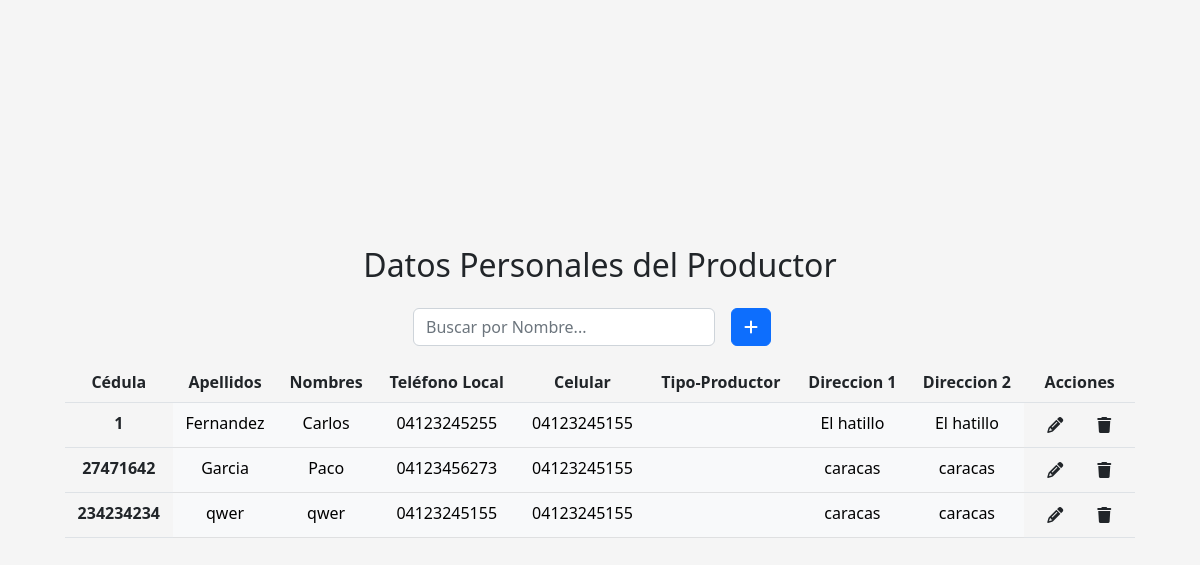
The page /productor on the database its author committed.
### model.py (models this page shows, shortened)
class Productor(db.Base):
    __tablename__ = 'productor'
    id = Column(Integer, primary_key=True)
    nombres = Column(String, nullable=False)
    apellidos = Column(String, nullable=False)
    telefonoCelular = Column(String, nullable=False)
    telefonoLocal = Column(String, nullable=True)
    direccion = Column(String, nullable=False)
    tipo = Column(Integer, ForeignKey("tipoproductor.id"))

### app.py (the view)
@app.route('/productor',methods=['GET','POST','PUT'])
def productor():
    if request.method=='POST':
        new_prod = db1.session.query(Productor).filter_by(nombres = request.form['nombres']).first()
        if new_prod == None:
            agregarProductor(request.form["id"],
                            request.form["nombres"],
                            request.form["apellidos"],
                            request.form["telefonoCelular"],
                            request.form["telefonoLocal"],
                            request.form["direccion"],
                            request.form["tipo"],)
            productores = obtenerProductores()
            tipos = obtenerTiposProductores()
            return render_template('productor.html',productores=productores, tipos=tipos)
        else:
            flash("Este producto ya existe ")
            productores = obtenerProductores()
            tipos = obtenerTiposProductores()
            return render_template('productor.html',productores=productores, tipos=tipos)
    else:
        productores = obtenerProductores()
        tipos = obtenerTiposProductores()
        return render_template('productor.html',productores=productores, tipos=tipos)

### app.py (called while the page is built)
def obtenerProductores():
    productores = db1.session.query(Productor).filter_by().all()
    return productores

def obtenerTiposProductores():
    tiposProductores = db1.session.query(TipoProductor).filter_by().all()
    return tiposProductores

### templates/productor.html (shortened to what this page needs)
{% extends './home.html' %}
{% block customCSS %}
<link rel="stylesheet" href="{{ url_for('static',filename='css/login.css') }}">
{% endblock %}
{% block body %}
<h2 class="mb-3 fade-in">Datos Personales del Productor</h2>
<div class="row justify-content-md-center fade-in">
    <div class="col-12 col-md-4 d-flex justify-content-end">
          <input type="text" class="form-control my-2 search" id="myInput" onkeyup="search()" placeholder="Buscar por Nombre...">
          <button type="button" class="btn btn-primary my-2 mx-3" data-bs-toggle="modal" data-bs-target="#AgregarProductor">
            <i class="fa-solid fa-plus"></i>
          </button>
    </div>
</div>
{%if productores%}
    <div class="row justify-content-md-center fade-in">
      <div class="col-12 col-md-11 table-responsive">
        <table class="table mt-2 table-hover" id = "productores">
          <thead>
            <th scope="col">Cédula</th>
            <th scope="col">Apellidos</th>
            <th scope="col">Nombres</th>
            <th scope="col">Teléfono Local</th>
            <th scope="col">Celular</th>
            <th scope="col">Tipo-Productor</th>
            <th scope="col">Direccion 1</th>
            <th scope="col">Direccion 2</th>
            <th scope="col">Acciones</th>
          </thead>
          <tbody>
            {%for productor in productores%}
            <tr class=" deleteOut tdEdit">
                <th scope="row">{{productor.id}}</th>
                <td class="table-light tdEdit" type="username" id="apellidos">{{productor.apellidos}}</td>
                <td class="table-light tdEdit" type="username" id="nombre">{{productor.nombres}}</td>
                <td class="table-light tdEdit" type="username" id="apellidos">{{productor.telefonoLocal}}</td>
                <td class="table-light tdEdit" type="username" id="apellidos">{{productor.telefonoCelular}}</td>
                <td class="table-light tdEdit" type="username" id="apellidos" value="{{productor.tipo}}"></td>
                <td class="table-light tdEdit" type="username" id="apellidos">{{productor.direccion}}</td>
                <td class="table-light tdEdit" type="username" id="apellidos">{{productor.direccion}}</td>
                <td >
                    <div class="cont">
                      <button id="editbtn" method="POST" class="edit pencil btn" role="button"
                        data-bs-toggle="modal" data-bs-target="#EditarUsuario" onclick="handleEdit()">
                        <div>
                          <i class="fa-solid fa-pencil"></i>
                        </div>
                      </button>
                      <form name="ID" action="/productor/delete" method="POST" class="edit trash btn" role="button" onclick="handleDelete();">
                        <div >
                          <i class="fa-solid fa-trash"></i>
                        </div>
                      </form>
                    </div>
                  </td>
            </tr>
            {%endfor%}
          </tbody>
        </table>
      </div>
    </div>
{%endif%}
{% endblock %}

### static/css/login.css (style rules this page uses)
html, body { height: 100%; }
body { display: flex; align-items: center; background-color: #f5f5f5; }
.cont { display: flex; flex: 0 0 auto; justify-content: center; padding: 0px; margin: -5px; }
form.edit { display: flex !important; flex: 0 0 auto !important; width: 40% !important; justify-content: center !important; padding: 6px 20px !important; border-radius: 40rem !important; }
button.edit { display: flex !important; flex: 0 0 auto !important; width: 40% !important; justify-content: center !important; padding: 6px 7px !important; border-radius: 40rem !important; }
.trash { margin-left: 3.5px !important; }
.pencil { margin-right: 3.5px !important; }
.fade-in { opacity:0; -webkit-animation:fadeIn ease-in 1; -moz-animation:fadeIn ease-in 1; animation:fadeIn ease-in 1; -webkit-animation-fill-mode:forwards; -moz-animation-fill-mode:forwards; animation-fill-mode:forwards; -webkit-animation-duration:0.4s; -moz-animation-duration:0.4s; animation-duration:0.4s; }

### rows shown on the page
Productor: id "1", apellidos "Fernandez", nombres "Carlos", telefonoLocal "04123245255", telefonoCelular "04123245155", direccion "El hatillo"
Productor: id "27471642", apellidos "Garcia", nombres "Paco", telefonoLocal "04123456273", telefonoCelular "04123245155", {{ productor.tipo }} 3 (drawn), direccion "caracas"
Productor: id "234234234", apellidos "qwer", nombres "qwer", telefonoLocal "04123245155", telefonoCelular "04123245155", {{ productor.tipo }} 1 (drawn), direccion "caracas"
